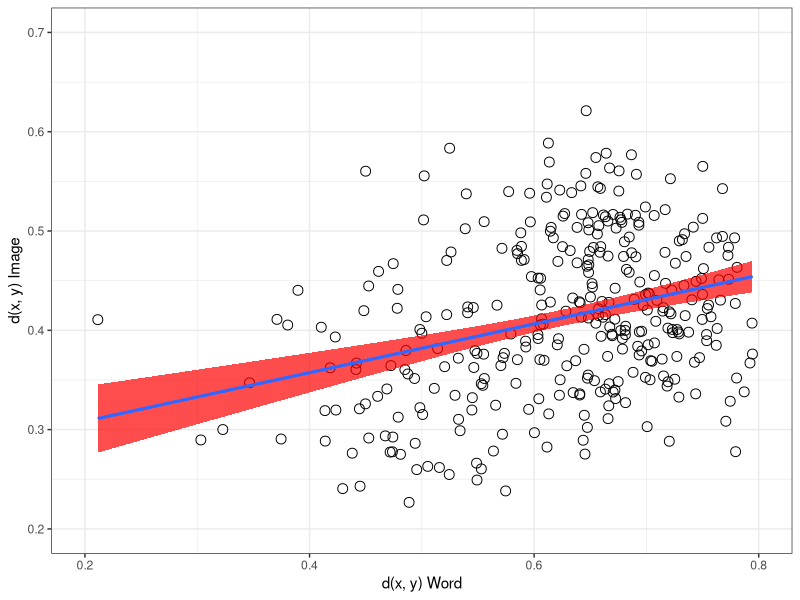
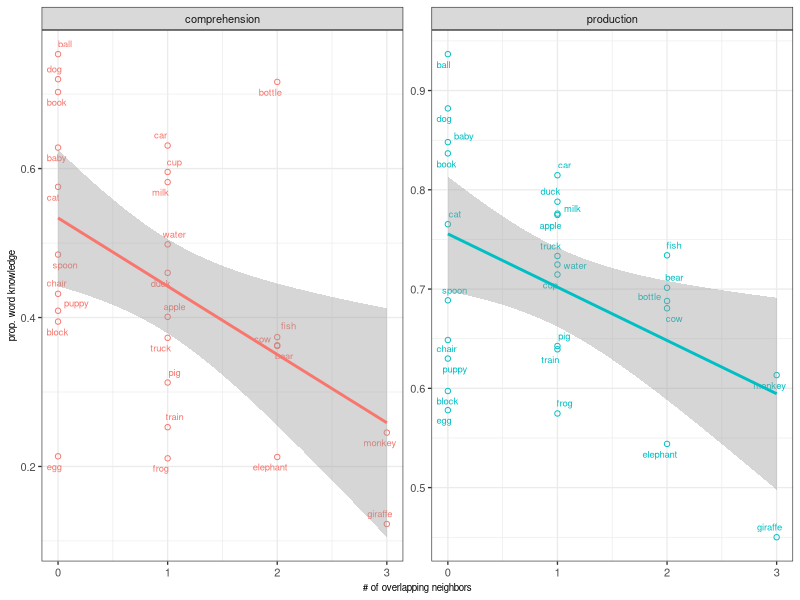

These figures' R source, in order: (Note: this script raises an error after producing the figures.)
## ---- chunk 1
rm(list=ls())
knitr::opts_chunk$set(fig.width=3, fig.height=3, fig.crop = F, fig.pos = "tb", fig.path='figs/',
                      echo=F, warning=F, cache=F, message=F, sanitize = T)
## ---- chunk 2
library(png)
library(grid)
library(ggplot2)
library(xtable)
library(tidyverse)
library(ggpubr)
library(broom)
library(ggrepel)
library(forcats)
# library(latex2exp)
## ---- chunk 3
animate <- c("puppy", "duck", "elephant", "pig", "monkey", "giraffe",
             "bear", "baby", "fish", "frog", "cow", "dog", "cat")
words27 <-  read_csv("data/pairwise_distances.csv") %>% distinct(word)
combo <- read_csv("data/pairwise_distances.csv") %>%
  unite(pair, X1, word, remove = T) %>% 
  distinct(cos_word,.keep_all = T)
#eb this gets rid of our redundancy issues
wb_prod <- read_csv("data/wordbank_production.csv") %>%  
   mutate(definition = forcats::fct_recode(definition,
    "fish"    = "fish (animal)",
    "water"   = "water (beverage)")) %>% 
  filter(definition%in%words27$word) %>% 
  mutate(animate = ifelse(definition %in% animate, "animate", "inanimate"))

wb_comp <- read_csv("data/wordbank_comprehension.csv") %>%
     mutate(definition = forcats::fct_recode(definition,
    "fish"    = "fish (animal)",
    "water"   = "water (beverage)")) %>% 
  filter(definition%in%words27$word) %>% 
    mutate(animate = ifelse(definition %in% animate, "animate", "inanimate"))
overlap_ratios <- read_csv("data/overlap_table_central.csv") %>% 
  mutate(animate = ifelse(word %in% animate, T, F))
overlap_ratios_random <- read_csv("data/overlap_table_RANDOM.csv")
# fix water picture in img space
neighbor_counts <- read_csv("data/neighbor_counts_central.csv") %>% 
  rename(definition = word)

neighbor_counts_random <- read_csv("data/neighbor_counts_RANDOM.csv") %>% 
  rename(definition = word)

stimuli_counts <- read_csv("python/stimuli_counts.csv")
## ---- chunk 4
perf <- read_csv("python/classify_performance.csv")
top_1_perf = sum(perf$top_1)/length(perf$top_1)
top_5_perf = sum(perf$top_5)/length(perf$top_5)
## ---- chunk 5
pairwise_corr <- cor.test(combo$cos_img, combo$cos_word, conf.int=T) %>% tidy()

pairwise_corr_string <- sprintf("$R = %0.2f$, $p < %1.2g$", pairwise_corr$estimate, pairwise_corr$p.value)
## ---- chunk 6

shapiro.test(overlap_ratios$overlap_ratio)#almost normal
overlap_wilcox <- wilcox.test(overlap_ratios$overlap_ratio, conf.int=T)# significantly different from chance
#even with correction, both animate and animate overlaps>0, not different from each other
# wilcox.test(subset(overlap_ratios, animate==F)$overlap_ratio)
# wilcox.test(subset(overlap_ratios, animate==T)$overlap_ratio)
# wilcox.test(subset(overlap_ratios, animate==T)$overlap_ratio,
#             subset(overlap_ratios, animate==F)$overlap_ratio)

shapiro.test(overlap_ratios_random$overlap_ratio)#almost normal
#eb: uh no it's not
overlap_wilcox_random <- wilcox.test(overlap_ratios_random$overlap_ratio, conf.int=T)
# overlap_wilcox
# overlap_wilcox_random
# 
#eb: this one is key: it's significantly smaller with random (but needs to be a paired test)
overlap_wilcox_compwithrandom<-wilcox.test(overlap_ratios$overlap_ratio, overlap_ratios_random$overlap_ratio, conf.int=T, paired=T)

## ---- chunk 7
ggplot(combo, aes(cos_word, cos_img))+
  geom_point(size=3, shape =1)+
  geom_smooth(method="lm", aes(group=1), show.legend=F, fill ="red", alpha = .7)+
  geom_smooth(method="lm", aes(group=1), se=F)+ # this second line is to trick ggplot into not putting the gray fill in the boxes in the legend (coming from the standard error in the first line)
  theme_bw()+
  xlab("d(x, y) Word")+
  ylab("d(x, y) Image")+
  xlim(0.2,0.80)+
  ylim(0.2,0.7)+
  theme(legend.position="bottom", 
        legend.title = element_blank(), 
        legend.text = element_text(size=7), 
        legend.key.width = unit(0.4, "cm"),
        legend.key = element_rect(fill = 'white', size = 0.1)
        )

cap <- sprintf("Relative cosine distance between points in word-space (x-axis) and image-space (y-axis), for each item pair. Fitted line reflects linear fit with SE ($R = %0.2f$, $p < .001$).", pairwise_corr$estimate, pairwise_corr$p.value)
## ---- chunk 8
wb_prod_long <- wb_prod %>% 
  gather(`16`:`30`, value = 'mean_prop_prod', key = "month")
wb_comp_long <- wb_comp %>% 
  gather(`8`:`18`, value = 'mean_prop_comp', key = "month")
wb_prod_long_allmonths <- wb_prod_long %>% 
  group_by(definition, animate) %>% 
  summarise(overall_prop_prod = mean(mean_prop_prod)) %>% 
  left_join(neighbor_counts) %>% 
  mutate(totalneighbors = (image_count+word_count)-overlap_count,
         overlapratio = overlap_count/totalneighbors)

wb_comp_long_allmonths <- wb_comp_long %>% 
  group_by(definition, animate) %>% 
  summarise(overall_prop_comp = mean(mean_prop_comp)) %>% 
  left_join(neighbor_counts) %>% 
  mutate(totalneighbors = (image_count+word_count)-overlap_count,
         overlapratio = overlap_count/totalneighbors)

prod_overlap_corr <- cor.test(wb_prod_long_allmonths$overall_prop_prod, wb_prod_long_allmonths$overlap_count, conf.int=T) %>% tidy()
comp_overlap_corr <- cor.test(wb_comp_long_allmonths$overall_prop_comp, wb_comp_long_allmonths$overlap_count, conf.int=T) %>% tidy()

wb_all<- wb_comp_long_allmonths %>% 
  left_join(wb_prod_long_allmonths) %>% 
  gather(c(overall_prop_comp, overall_prop_prod), value = prop_kids, key = comp_prod ) %>% 
  mutate(comp_prod = fct_recode(comp_prod,
    "production" = "overall_prop_prod",
    "comprehension" = "overall_prop_comp"
  ))

write.csv(wb_all, "overlap_correlations.csv")

# cor.test(wb_all$overlap_count, wb_all$prop_kids) # correlation
## ---- chunk 9

ggplot(wb_all, aes(overlap_count,prop_kids, color = comp_prod))+
  geom_point(shape=1)+
  geom_text_repel(aes(label = definition), size=2.4, force=2)+
  facet_wrap(~comp_prod, scales = "free_y")+
  stat_smooth(method = "lm")+
  theme_bw(base_size = 10)+
  theme(axis.title=element_text(size=7))+
  guides(colour = "none")+
  xlab("# of overlapping neighbors")+
  ylab("prop. word knowledge")

cap <- "Proportion of children in WordBank reported to understand (left, 8-18mo.average) or produce (right, 16-30mo. average) the 27 items, as a function of number of overlapping (image and word) neighbors. Lines indicates linear fit with SE CIs (both R$>$-.45, p$<$.05)."
## ---- chunk 10
wb_prod_long <- wb_prod %>% 
  gather(`16`:`30`, value = 'mean_prop_prod', key = "month")
wb_comp_long <- wb_comp %>% 
  gather(`8`:`18`, value = 'mean_prop_comp', key = "month")
wb_prod_long_allmonths_random <- wb_prod_long %>% 
  group_by(definition, animate) %>% 
  summarise(overall_prop_prod = mean(mean_prop_prod)) %>% 
  left_join(neighbor_counts_random) %>% 
  mutate(totalneighbors = (image_count+word_count)-overlap_count,
         overlapratio = overlap_count/totalneighbors)

wb_comp_long_allmonths_random <- wb_comp_long %>% 
  group_by(definition, animate) %>% 
  summarise(overall_prop_comp = mean(mean_prop_comp)) %>% 
  left_join(neighbor_counts_random) %>% 
  mutate(totalneighbors = (image_count+word_count)-overlap_count,
         overlapratio = overlap_count/totalneighbors)

prod_overlap_corr_random <- cor.test(wb_prod_long_allmonths_random$overall_prop_prod, wb_prod_long_allmonths_random$overlap_count, conf.int=T) %>% tidy()
comp_overlap_corr_random <- cor.test(wb_comp_long_allmonths_random$overall_prop_comp, wb_comp_long_allmonths_random$overlap_count, conf.int=T) %>% tidy()

wb_all_random<- wb_comp_long_allmonths_random %>% 
  left_join(wb_prod_long_allmonths_random) %>% 
  gather(c(overall_prop_comp, overall_prop_prod), value = prop_kids, key = comp_prod ) %>% 
  mutate(comp_prod = fct_recode(comp_prod,
    "production" = "overall_prop_prod",
    "comprehension" = "overall_prop_comp"
  ))


# cor.test(wb_all_random$overlap_count, wb_all_random$prop_kids) # no correlation with random vecs
# cor.test(wb_all$overlap_count, wb_all$prop_kids) # correlation
## ---- chunk 11
knitr::include_graphics('figs/overlap_table.pdf')
cap <- "Neighbors in image- and word-space. Overlapping neighbors are in bold and red; italicised words are image-neighbors only, underlined words are word-neighbors only. Overlap ratio reflects shared over total neighbors."
## ---- chunk 12
# References will be generated automatically by Pandoc and included here.
# The following code is some latex to format the bibliography. Do not remove it.
